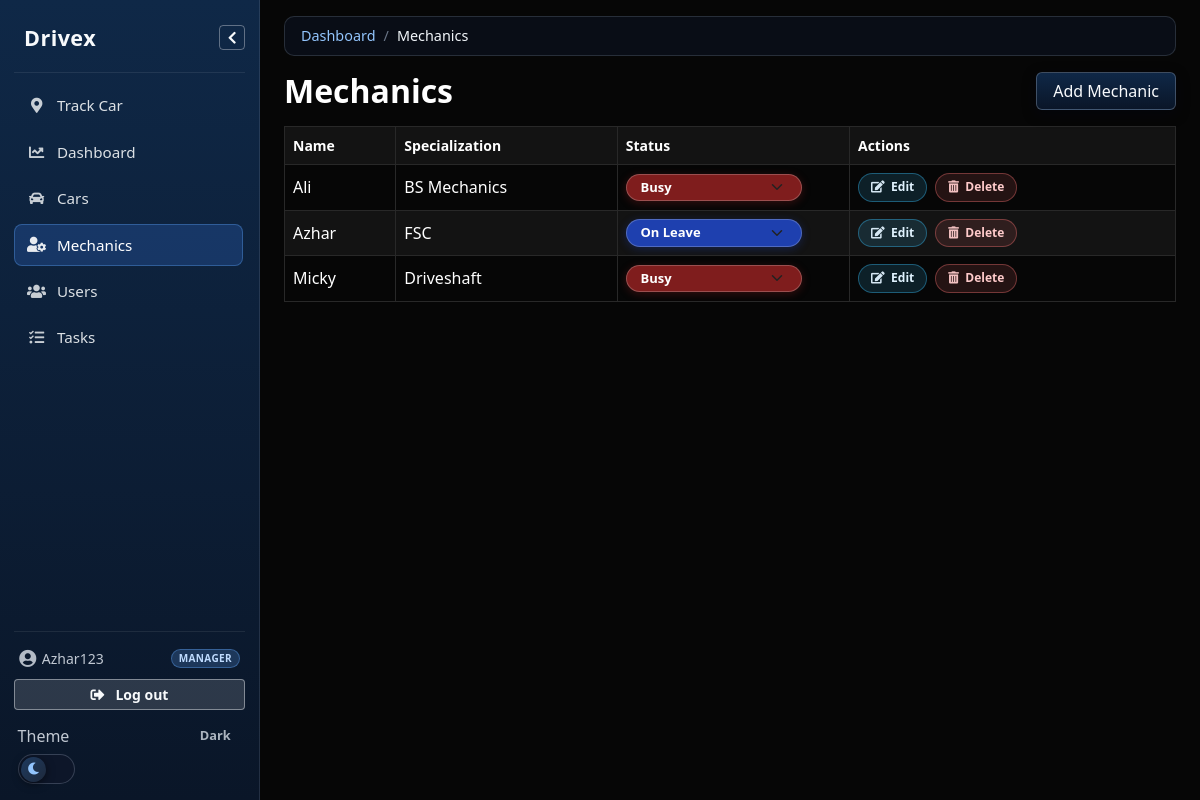
Before: /mechanics/ (signed in) with the older database file.
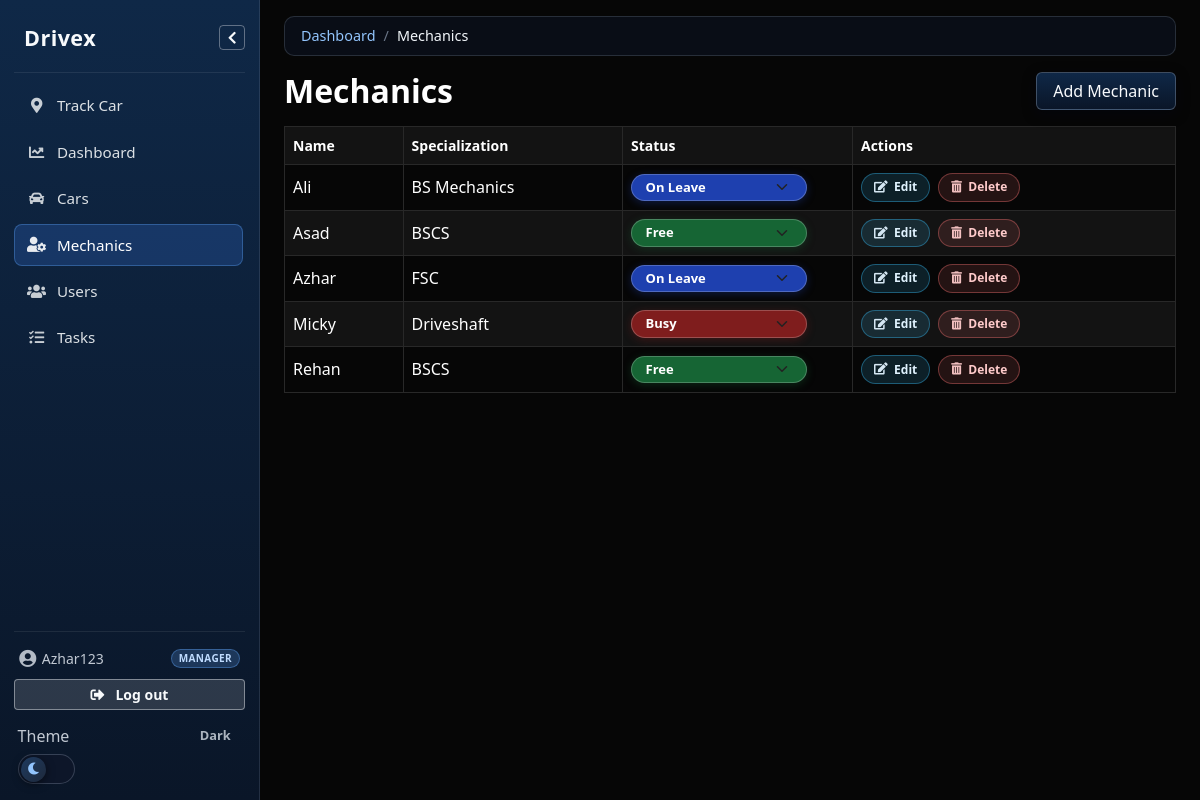
After: the same page with the newer database file.
### taskapp/models.py (models this page shows, shortened)
class Mechanic(models.Model):
    name = models.CharField(max_length=30)
    specialization = models.CharField(max_length=30, blank=True)
    phone_number = models.CharField(max_length=20, blank=True)
    is_active = models.BooleanField(default=True)
    is_on_leave = models.BooleanField(
        default=False,
        help_text='Mark when the mechanic is unavailable (leave).',
    )
    is_manually_busy = models.BooleanField(
        default=False,
        help_text='When set and there is no open task, shows as Busy.',
    )
    user = models.OneToOneField(
        settings.AUTH_USER_MODEL,
        on_delete=models.SET_NULL,
        null=True,
        blank=True,
        related_name='mechanic_profile',
        help_text='Optional login for this mechanic (restricted to assigned tasks only).',
    )
    created_at = models.DateTimeField(auto_now_add=True)
    class Meta:
        ordering = ['name']

### taskapp/views.py (the view)
# urls.py: path('mechanics/', views.MechanicListView.as_view(), name='mechanic_list'),
class MechanicListView(ShopManagerRequiredMixin, ListView):
    model = Mechanic
    template_name = 'mechanics/mechanic_list.html'
    context_object_name = 'mechanics'
    def get_queryset(self):
        active_task = Task.objects.filter(
            mechanic=OuterRef('pk'),
        ).exclude(status='completed')
        return Mechanic.objects.annotate(
            has_active_task=Exists(active_task),
        )

### taskapp/breadcrumbs.py (called while the page is built)
def _dashboard():
    return {"label": _("Dashboard"), "url": reverse("home")}

### taskapp/context_processors.py (called while the page is built, shortened)
def admin_mechanic_task_summary(request):
    try:
        admin_index = reverse('admin:index')
    except Exception:
        return {}
    if request.path.rstrip('/') != admin_index.rstrip('/'):
        return {}

def shop_roles(request):
    user = request.user
    role = resolve_shop_access_role(user) if user.is_authenticated else None
    return {
        'shop_role': role,
        'is_shop_manager': role == 'manager',
        'shop_mechanic': get_mechanic_profile(user) if user.is_authenticated else None,
    }

def shop_breadcrumbs(request):
    return {'shop_breadcrumb_items': resolve_shop_breadcrumb_items(request)}

def site_shop_theme(request):
    raw = request.COOKIES.get(SITE_THEME_COOKIE, '')
    theme = raw if raw in ('light', 'dark') else 'dark'
    return {
        'site_bootswatch_css': (
            SITE_BOOTSWATCH_LIGHT_CSS if theme == 'light' else SITE_BOOTSWATCH_DARK_CSS
        ),
        'site_bootswatch_dark_url': SITE_BOOTSWATCH_DARK_CSS,
        'site_bootswatch_light_url': SITE_BOOTSWATCH_LIGHT_CSS,
        'site_theme_cookie_name': SITE_THEME_COOKIE,
    }

### taskapp/templates/mechanics/mechanic_list.html (shortened to what this page needs)
{% extends 'base.html' %}
{% block content %}
<div class="d-flex justify-content-between align-items-center flex-wrap gap-2 mb-3">
    <h2 class="mb-0">Mechanics</h2>
    <a href="{% url 'mechanic_create' %}" class="btn btn-primary">Add Mechanic</a>
</div>
<div class="table-responsive shop-table-scroll">
<table class="table table-bordered table-striped">
    <thead>
        <tr>
            <th>Name</th>
            <th>Specialization</th>
            <th>Status</th>
            <th>Actions</th>
        </tr>
    </thead>
    <tbody>
        {% for mechanic in mechanics %}
        <tr>
            <td>{{ mechanic.name }}</td>
            <td>{{ mechanic.specialization }}</td>
            <td class="mechanic-status-cell">
                <select
                    name="availability"
                    id="avail-{{ mechanic.id }}"
                    form="form-mechanic-avail-{{ mechanic.id }}"
                    class="form-select form-select-sm enum-select task-inline-select mechanic-status-select {% if mechanic.is_on_leave %}mechanic-status-select--on-leave{% elif mechanic.has_active_task or mechanic.is_manually_busy %}mechanic-status-select--busy{% else %}mechanic-status-select--free{% endif %}"
                    onchange="document.getElementById('form-mechanic-avail-{{ mechanic.id }}').submit()"
                >
                    <option
                        value="free"
                        {% if not mechanic.is_on_leave and not mechanic.has_active_task and not mechanic.is_manually_busy %}selected{% endif %}
                    >
                        Free
                    </option>
                    <option
                        value="busy"
                        {% if not mechanic.is_on_leave %}
                          {% if mechanic.has_active_task or mechanic.is_manually_busy %}selected{% endif %}
                        {% endif %}
                    >
                        Busy
                    </option>
                    <option
                        value="on_leave"
                        {% if mechanic.is_on_leave %}selected{% endif %}
                    >
                        On Leave
                    </option>
                </select>
            </td>
            <td class="shop-actions-cell text-nowrap">
                <div class="shop-row-actions" role="group">
                    <a
                        class="shop-action-btn shop-action-btn--edit"
                        href="{% url 'mechanic_update' mechanic.id %}"
                        title="Edit mechanic {{ mechanic.name }}"
                        aria-label="Edit"
                        ><i class="fas fa-edit" aria-hidden="true"></i
                        ><span class="shop-action-btn__label">Edit</span></a
                    >
                    <a
                        class="shop-action-btn shop-action-btn--delete"
                        href="{% url 'mechanic_delete' mechanic.id %}"
                        title="Delete mechanic {{ mechanic.name }}"
                        aria-label="Delete"
                        ><i class="fas fa-trash-alt" aria-hidden="true"></i
                        ><span class="shop-action-btn__label">Delete</span></a
                    >
                </div>
            </td>
        </tr>
        {% endfor %}
    </tbody>
</table>
</div>
{% endblock %}

Changed rows visible on the page:
changed Mechanic "Ali": availability "Busy" → "On Leave"
added Mechanic: name "Asad", specialization "BSCS", availability "Free"
added Mechanic: name "Rehan", specialization "BSCS", availability "Free"
